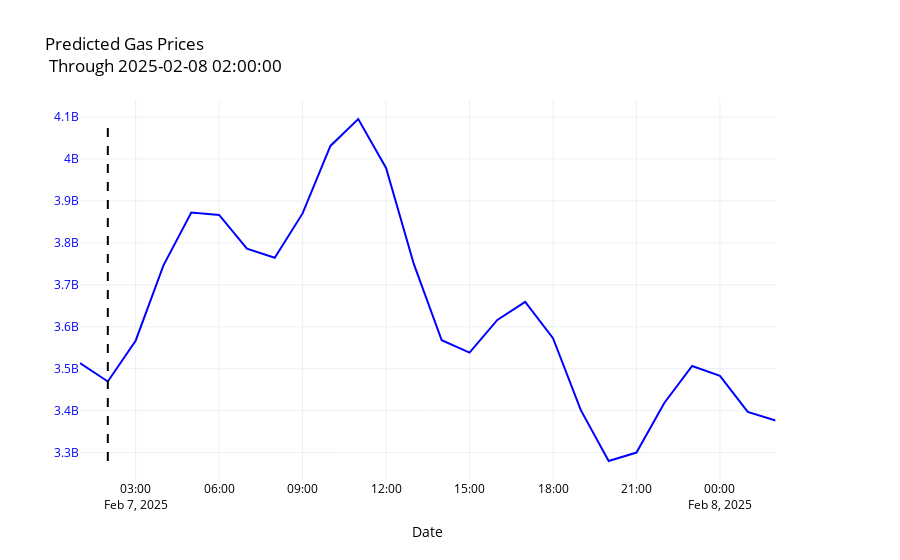

The notebook cell saved with this chart:
### Markdown cell above
# Burn Rate Calculations

### Code cell
y_fig

### Figure 1 — Plotly figure (JSON) as saved in the notebook; plotly's stock layout.template omitted (floating-point values rounded to 4 significant figures)
{"data": [{"line": {"color": "blue"}, "name": "YHAT", "showlegend": false, "type": "scatter", "x": ["2025-02-07T01:00:00", "2025-02-07T02:00:00", "2025-02-07T03:00:00", "2025-02-07T04:00:00", "2025-02-07T05:00:00", "2025-02-07T06:00:00", "2025-02-07T07:00:00", "2025-02-07T08:00:00", "2025-02-07T09:00:00", "2025-02-07T10:00:00", "2025-02-07T11:00:00", "2025-02-07T12:00:00", "2025-02-07T13:00:00", "2025-02-07T14:00:00", "2025-02-07T15:00:00", "2025-02-07T16:00:00", "2025-02-07T17:00:00", "2025-02-07T18:00:00", "2025-02-07T19:00:00", "2025-02-07T20:00:00", "2025-02-07T21:00:00", "2025-02-07T22:00:00", "2025-02-07T23:00:00", "2025-02-08T00:00:00", "2025-02-08T01:00:00", "2025-02-08T02:00:00"], "xaxis": "x", "y": [3514000000.0, 3470000000.0, 3567000000.0, 3746000000.0, 3872000000.0, 3867000000.0, 3786000000.0, 3764000000.0, 3870000000.0, 4031000000.0, 4095000000.0, 3979000000.0, 3749000000.0, 3568000000.0, 3538000000.0, 3616000000.0, 3659000000.0, 3573000000.0, 3401000000.0, 3280000000.0, 3300000000.0, 3418000000.0, 3506000000.0, 3483000000.0, 3397000000.0, 3377000000.0], "yaxis": "y"}], "layout": {"autosize": true, "font": {"color": "black"}, "hovermode": "x unified", "legend": {"x": 0.01, "y": 0.99}, "shapes": [{"line": {"color": "black", "dash": "dash", "width": 2}, "type": "line", "x0": "2025-02-07 02:00:00", "x1": "2025-02-07 02:00:00", "y0": 3280000000.0, "y1": 4095000000.0}], "title": {"text": "Predicted Gas Prices <br> Through 2025-02-08 02:00:00"}, "xaxis": {"anchor": "y", "autorange": true, "domain": [0, 0.94], "range": ["2025-02-07 01:00", "2025-02-08 02:00"], "tickfont": {"color": "black"}, "title": {"text": "Date"}, "type": "date"}, "yaxis": {"anchor": "x", "autorange": true, "color": "blue", "domain": [0, 1], "range": [3235000000.0, 4141000000.0], "type": "linear"}, "yaxis2": {"anchor": "x", "color": "red", "overlaying": "y", "side": "right"}}}
